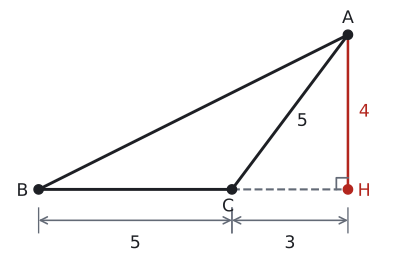

This figure's Python source:
import sys; sys.path.insert(0, "tools")
from cizim import *

# Kendini dene 1: C'de geniş açı. |BC| = 5, |CH| = 3, |AH| = 4, |AC| = 5; H, BC doğrusu üzerinde C'nin ötesinde.
P = lambda x, y: np.array([float(x), float(y)])
uz = lambda X, Y: float(np.linalg.norm(X - Y))
def dik(K, X, Y, r):
    """K köşesinde KX ile KY arasındaki dik açı işareti (r: kenar boyu)."""
    a_ = (X - K) / uz(X, K) * r; b_ = (Y - K) / uz(Y, K) * r
    ax.plot(*zip(K + a_, K + a_ + b_, K + b_), color=SOLUK, lw=1.3)
def kenar(X, Y, metin, G, d, renk=YAZI, fs=13):
    """[XY] kenarının ortasına, G'den uzak yana d kadar açıkta etiket."""
    M = (X + Y) / 2; t = (Y - X) / uz(X, Y); n = np.array([-t[1], t[0]])
    if np.dot(n, M - G) < 0: n = -n
    ax.text(*(M + d * n), metin, ha="center", va="center", color=renk, fontsize=fs)
def olcu(X, Y, metin, kay, renk=SOLUK, fs=13):
    """X ile Y arasında, kay vektörü kadar kaydırılmış oklu ölçü çizgisi; yazı çizginin dışında."""
    kay = np.array(kay, dtype=float); X2, Y2 = X + kay, Y + kay
    ax.annotate("", xy=Y2, xytext=X2, arrowprops=dict(arrowstyle="<->", color=renk, lw=1.2, shrinkA=0, shrinkB=0))
    for Z in (X, Y): ax.plot(*zip(Z + kay * 0.6, Z + kay * 1.4), color=renk, lw=1)
    M = (X2 + Y2) / 2 + 0.75 * kay
    ax.text(*M, metin, ha="center", va="center", color=YAZI, fontsize=fs)
def harf(X, ad, dx, dy, renk=YAZI):
    nokta(ax, *X, "", renk=renk)
    ax.text(X[0] + dx, X[1] + dy, ad, ha="center", va="center", color=renk, fontsize=13)

B, C, H, A = P(0, 0), P(5, 0), P(8, 0), P(8, 4)
print("AC", uz(A, C))
G = (A + B + C) / 3
fig, ax = sekil(6, 3.4)
ax.set_aspect("equal"); ax.axis("off")
ax.plot(*zip(C, H), color=SOLUK, lw=1.6, ls="--")
ax.plot(*zip(B, C, A, B), color=YAZI)
ax.plot(*zip(A, H), color=KIRMIZI, lw=1.9)
dik(H, A, C, 0.3)
harf(A, "A", 0, 0.42); harf(B, "B", -0.42, -0.05); harf(C, "C", -0.1, -0.45); harf(H, "H", 0.42, -0.05, KIRMIZI)
ax.text(8.28, 2, "4", ha="left", va="center", color=KIRMIZI, fontsize=13)
kenar(A, C, "5", G, 0.4)
olcu(B, C, "5", (0, -0.8)); olcu(C, H, "3", (0, -0.8))
ax.set_xlim(-0.8, 9.0); ax.set_ylim(-1.8, 4.7)
kaydet(fig, __file__)
